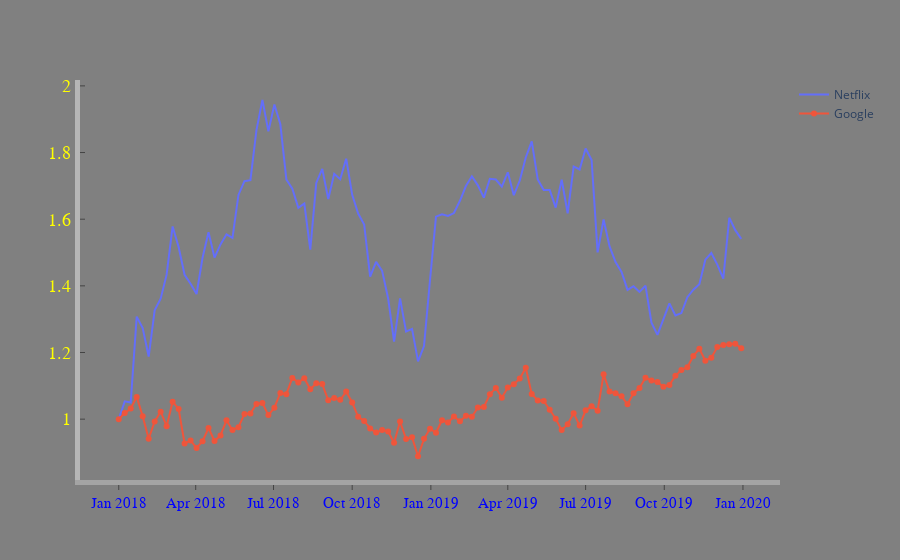

This figure's notebook cell:
### Code cell
fig = go.Figure()
fig.add_trace(go.Scatter(
    x=df.date,
    y=df.NFLX,
    mode='lines',
    name='Netflix',
    ))

fig.add_trace(go.Scatter(
    x=df.date,
    y=df.GOOG,
    mode='lines+markers',
    name='Google',
))

fig.add_trace(go.Scatter(
    name='Amazon',
    line=dict(
        color='firebrick',
        width=2,
        dash='dashdot'
    )
))

fig.update_layout(
    xaxis=dict(
        showgrid=False,
        showticklabels=True,
        ticks='outside',
        tickfont=dict(
            family='Times_New_Roman',
            size=15,
            color='blue'
        ),
        showline=True,
        linewidth=5,
        linecolor='rgb(164, 164, 164)'
    ),
    yaxis=dict(
        showgrid=False,
        showticklabels=True,
        ticks='inside',
        tickfont=dict(
            family='calibiri',
            size=18,
            color='yellow'
        ),
        showline=True,
        linewidth=5,
        linecolor='rgb(182, 182, 182)'
    ),

    margin=dict(
        autoexpand=False,
        l=80,
        t=80,
        b=80,
        r=120
    ),
    plot_bgcolor='gray',
    paper_bgcolor='gray',
    showlegend=True,
)

fig.show()
